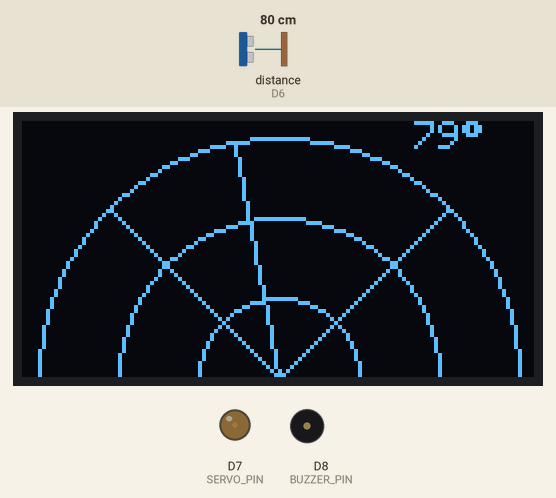
Recording of a sketch running on a simulated ESP8266 (NodeMCU). Parts: 128×64 one-colour display, output pins drawn as LEDs (lit = HIGH), buzzer (waves = sounding, pin HIGH). Wiring (inferred from the names in the program): ultrasonic range finder: trigger D5; echo D6. The inputs (shaded band) are chosen by the test bench; at power-on: distance to the obstacle (sensor on D6) 80 cm. The echo pulse lasts 58.3 µs per cm; pins used as bus, display or sensor lines are not drawn; what the sketch prints to the serial monitor is not drawn.

Above: at 4.29 s.
4.3 s: distance to the obstacle (sensor on D6) set to 34 cm
At 4.43 s:
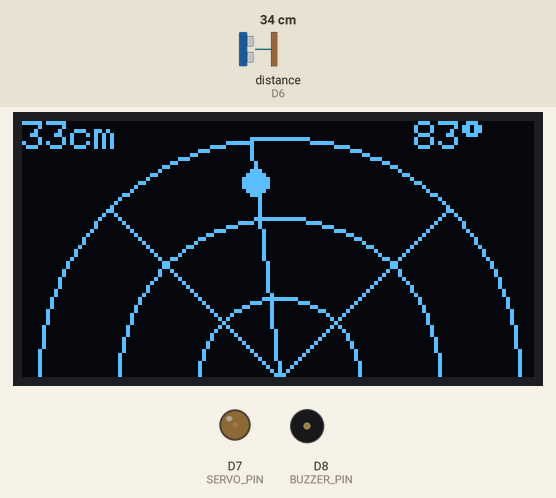
5.9 s: distance to the obstacle (sensor on D6) set to 29 cm
At 6.0 s:
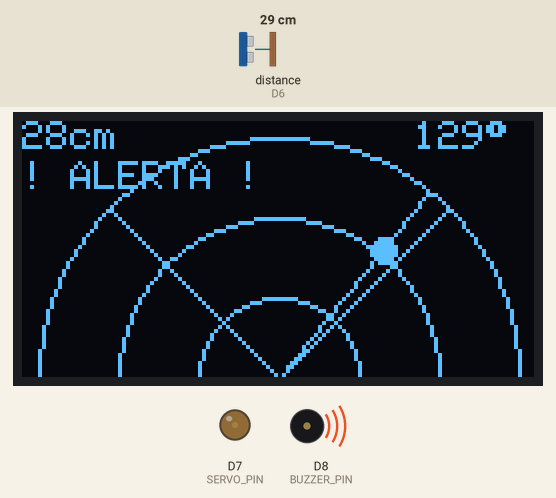
7.6 s: distance to the obstacle (sensor on D6) set to 2 cm
At 7.63 s:
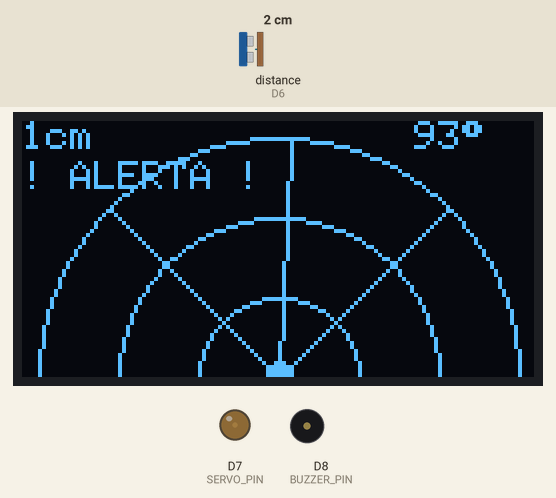
Timing chart, 0 to 15.1 s (numbered marks = the images above; inputs shaded):
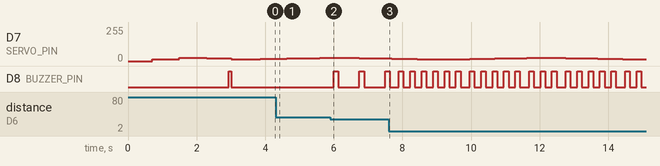

The sketch:

sonar-radar.ino
```cpp
/*
 * ============================================================
 *  RADAR ULTRASSÔNICO - ESP8266 (v8)
 *
 *  Pinos (confirmados):
 *    OLED SDA     → D2 (GPIO4)
 *    OLED SCL     → D1 (GPIO5)
 *    HC-SR04 VCC  → 3.3V
 *    HC-SR04 TRIG → D5 (GPIO14)
 *    HC-SR04 ECHO → D6 (GPIO12)
 *    SERVO Sinal  → D7 (GPIO13)
 *    BUZZER       → D8 (GPIO15)
 * ============================================================
 */

#include <Wire.h>
#include <Adafruit_GFX.h>
#include <Adafruit_SSD1306.h>

#define TRIG_PIN   D5
#define ECHO_PIN   D6
#define SERVO_PIN  D7
#define BUZZER_PIN D8

#define SCREEN_WIDTH  128
#define SCREEN_HEIGHT  64
#define OLED_RESET    -1
Adafruit_SSD1306 display(SCREEN_WIDTH, SCREEN_HEIGHT, &Wire, OLED_RESET);

// --- RADAR ---
const int MIN_ANGLE  = 45;
const int MAX_ANGLE  = 135;
const int ALERT_CM   = 30;   // distância máxima de alerta
const int ALERT_MIN  = 5;    // distância mínima (bip mais rápido)
const int BIP_MAX_MS = 600;  // intervalo bip na distância máxima de alerta
const int BIP_MIN_MS = 200;  // intervalo bip na distância mínima

// --- ESTADO ---
int  angle     = MIN_ANGLE;
int  direction = 1;
int  distance  = 999;

// --- SERVO ---
void servoSetup() {
  pinMode(SERVO_PIN, OUTPUT);
  analogWriteFreq(50);
  analogWriteRange(20000);
}
void servoEscrever(int graus) {
  int pulso = map(graus, 0, 180, 500, 2500);
  analogWrite(SERVO_PIN, pulso);
}

// --- BUZZER progressivo ---
unsigned long ultimoBip    = 0;
bool          buzzerLigado = false;
const int     BIP_DURACAO  = 80;

int calcularIntervalo() {
  // Quanto mais perto, menor o intervalo
  int dist = constrain(distance, ALERT_MIN, ALERT_CM);
  return map(dist, ALERT_MIN, ALERT_CM, BIP_MIN_MS, BIP_MAX_MS);
}

void atualizarBuzzer() {
  if (distance > 0 && distance <= ALERT_CM) {
    unsigned long agora   = millis();
    int           intervalo = calcularIntervalo();

    if (buzzerLigado) {
      if (agora - ultimoBip >= BIP_DURACAO) {
        digitalWrite(BUZZER_PIN, LOW);
        buzzerLigado = false;
        ultimoBip = agora;
      }
    } else {
      if (agora - ultimoBip >= (unsigned long)intervalo) {
        digitalWrite(BUZZER_PIN, HIGH);
        buzzerLigado = true;
        ultimoBip = agora;
      }
    }
  } else {
    digitalWrite(BUZZER_PIN, LOW);
    buzzerLigado = false;
  }
}

// ============================================================
void setup() {
  Serial.begin(115200);
  delay(500);
  Serial.println("\n========================================");
  Serial.println("  RADAR v8");
  Serial.println("========================================");

  Wire.begin(D2, D1);

  pinMode(BUZZER_PIN, OUTPUT);
  digitalWrite(BUZZER_PIN, LOW);

  pinMode(TRIG_PIN, OUTPUT);
  pinMode(ECHO_PIN, INPUT);
  digitalWrite(TRIG_PIN, LOW);

  // Teste sensor
  Serial.println("[SENSOR] Teste:");
  for (int i = 1; i <= 3; i++) {
    delay(60);
    int d = lerDistancia();
    Serial.print("  "); Serial.print(i); Serial.print(": ");
    if (d == 999) Serial.println("sem eco");
    else { Serial.print(d); Serial.println(" cm"); }
  }

  // Servo
  servoSetup();
  Serial.println("[SERVO] Teste 45->135->90");
  servoEscrever(45);  delay(800);
  servoEscrever(135); delay(800);
  servoEscrever(90);  delay(600);
  Serial.println("[SERVO] OK");

  // OLED
  if (!display.begin(SSD1306_SWITCHCAPVCC, 0x3C)) {
    Serial.println("[ERRO] OLED!");
    for (;;);
  }
  display.clearDisplay();
  display.setTextSize(1);
  display.setTextColor(WHITE);
  Serial.println("[OLED] OK");

  // Bip boot
  digitalWrite(BUZZER_PIN, HIGH); delay(80);
  digitalWrite(BUZZER_PIN, LOW);

  angle = MIN_ANGLE;
  Serial.println("  Varrendo...\n");
}

// ============================================================
void loop() {
  servoEscrever(angle);
  delay(40);

  distance = lerDistancia();

  Serial.print("["); Serial.print(angle); Serial.print("g] ");
  if (distance == 999) Serial.println("sem eco");
  else {
    Serial.print(distance); Serial.print(" cm");
    if (distance <= ALERT_CM) {
      Serial.print("  ALERTA | intervalo bip: ");
      Serial.print(calcularIntervalo());
      Serial.print("ms");
    }
    Serial.println();
  }

  desenharRadar();
  atualizarBuzzer();

  angle += 2 * direction;
  if (angle >= MAX_ANGLE) { angle = MAX_ANGLE; direction = -1; }
  else if (angle <= MIN_ANGLE) { angle = MIN_ANGLE; direction =  1; }

  yield();
}

// ============================================================
int lerDistancia() {
  digitalWrite(TRIG_PIN, LOW);
  delayMicroseconds(2);
  digitalWrite(TRIG_PIN, HIGH);
  delayMicroseconds(10);
  digitalWrite(TRIG_PIN, LOW);
  long dur = pulseIn(ECHO_PIN, HIGH, 25000UL);
  if (dur == 0) return 999;
  return (int)(dur * 0.034f / 2.0f);
}

void desenharLinha(int ang, int len) {
  float rad = ang * PI / 180.0f;
  int x = 64 - (int)(len * cos(rad));
  int y = 64 - (int)(len * sin(rad));
  display.drawLine(64, 64, x, y, WHITE);
}

void desenharObjeto(int ang, int dist) {
  float rad = ang * PI / 180.0f;
  int x = 64 - (int)(dist * cos(rad));
  int y = 64 - (int)(dist * sin(rad));
  display.fillCircle(x, y, 3, WHITE);
}

void desenharRadar() {
  display.clearDisplay();
  display.drawCircle(64, 64, 20, WHITE);
  display.drawCircle(64, 64, 40, WHITE);
  display.drawCircle(64, 64, 60, WHITE);
  desenharLinha(MIN_ANGLE, 60);
  desenharLinha(MAX_ANGLE, 60);
  desenharLinha(angle, 60);

  if (distance > 0 && distance < 40) {
    int px = map(distance, 0, 40, 0, 60);
    desenharObjeto(angle, px);
    display.setCursor(0, 0);
    display.print(distance);
    display.print("cm");
    if (distance <= ALERT_CM) {
      display.setCursor(0, 10);
      display.print("! ALERTA !");
    }
  }

  display.setCursor(98, 0);
  display.print(angle);
  display.print((char)247);
  display.display();
}
```

Measured:
- the behaviour switches between 32 and 31 cm on distance to the obstacle (sensor on D6) (found by bisection; images 1 and 2)
- after the input at 4.3 s, the display: first changes after 0.06 s (image 1 shows a later state)
- after the input at 5.9 s, D8 (BUZZER_PIN): alternates HIGH for 0.14 s and LOW for 0.61 s, starting after 0.09 s; the display: first differs from a run without the input after 0.09 s (image 2)
- after the input at 7.6 s, D8 (BUZZER_PIN): alternates HIGH for 0.13 s and LOW for 0.20 s, starting after 0.30 s
